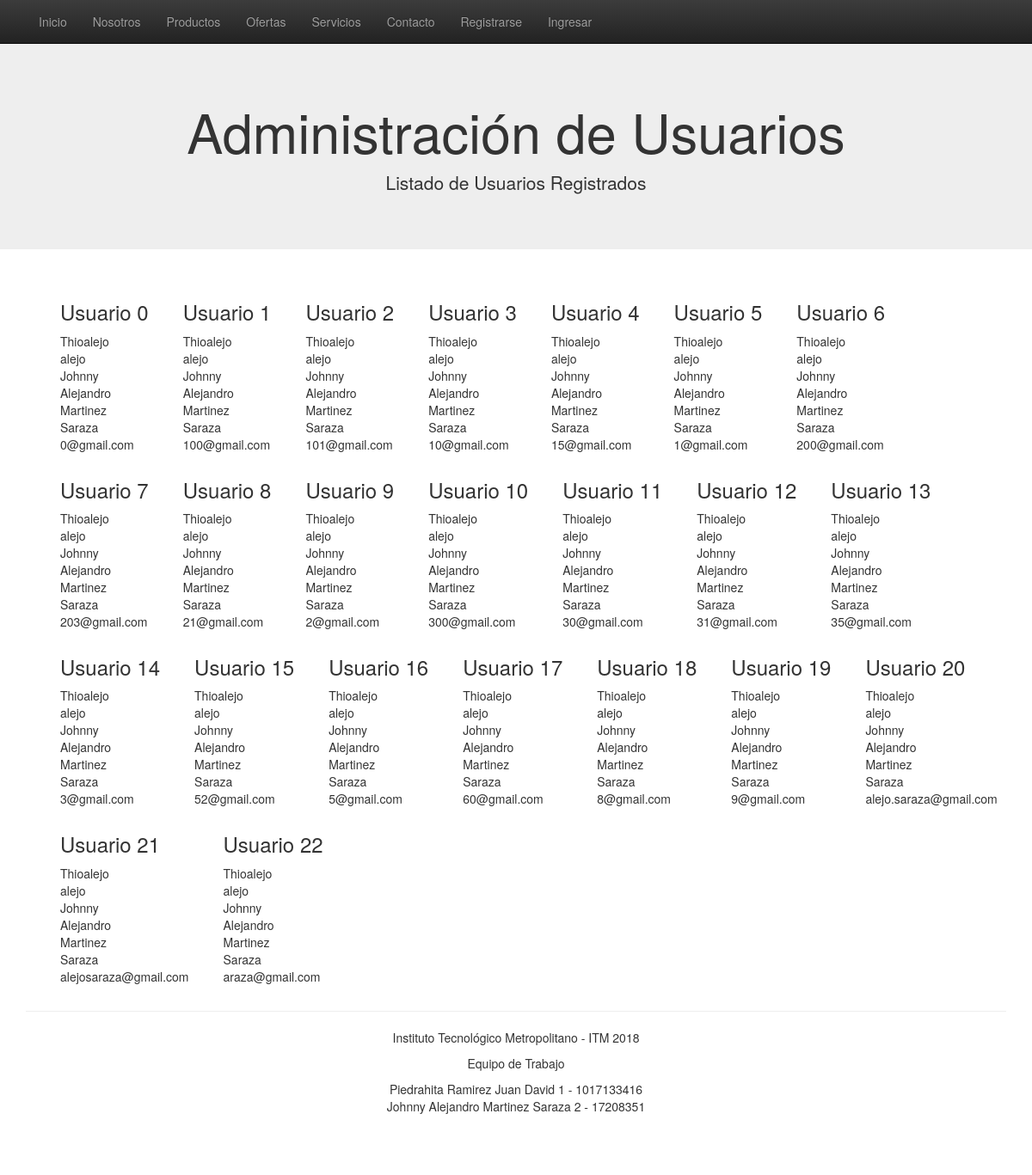
Page /adminuser.php on the committed database.
### tables this page shows
CREATE TABLE `registro` (
  `usuario` varchar(20) NOT NULL,
  `contraseña` varchar(20) NOT NULL,
  `primer_nombre` varchar(50) NOT NULL,
  `segundo_nombre` varchar(50) DEFAULT NULL,
  `primer_apellido` varchar(50) NOT NULL,
  `segundo_apellido` varchar(50) DEFAULT NULL,
  `email` varchar(50) NOT NULL,
  PRIMARY KEY (`email`)
);

### includes/connection.php (called while the page is built, shortened)
<?php
class Connection extends MySQLi
{
	public $estado;
	function __construct()
	{
		return $this->estado;
	}
}
?>

### includes/clases.php (called while the page is built, shortened)
<?php
include 'connection.php';
  class Registro {
	    function __construct() {
	      $this->db = new Connection();
	    }
		function consultarTodo(){
			$sql = ("SELECT * FROM registro");
			$stmt = $this->db->query($sql);
			$stmt = $stmt->fetch_all();
			if ($stmt) {
			    return $this->stmt = $stmt;
			} else {
			    return $this->stmt = "Error";
			}
		}
	}
?>

### includes/alumnos.php (called while the page is built, shortened)
<?php
$alumno1='Piedrahita Ramirez Juan David 1    - 1017133416';
$alumno2='Johnny Alejandro Martinez Saraza 2 - 17208351';
?>

### adminuser.php (the view, shortened to what this page needs)
<?php
	$Page = 'adminuser';
	include ('includes/header.php');
	$consultar = new Registro();
	$usuarios = $consultar->consultarTodo();
?>
    <div class="jumbotron">
      <div class="container container text-center">
        <h1>Administración de Usuarios</h1>
        <p>Listado de Usuarios Registrados</p>
      </div>
    </div>
<div class="container">
	<p class="text-center">
		<div>
			<?php
			 $longitud = count($usuarios);
				for($i=0; $i<$longitud; $i++) {
					echo '<div> <ul style="float: left;">';
					echo '<h3>Usuario '.$i.'</h3>';
					$longitud1 = count($usuarios[$i]);
					for($j=0; $j<$longitud1; $j++) {
					    echo '<tr>'.$usuarios[$i][$j].'</tr> <br>';
					}
					echo '</ul></div>';
				}
			 ?>
		 </div>
	</p>
</div>
<?php
include ('includes/footer.php');
?>

### includes/header.php (shortened to what this page needs)
<?php
require ('includes/clases.php');
?>
<!doctype html>
 <html class="no-js" lang="">
    <head>
        <link rel="stylesheet" href="css/bootstrap.min.css">
        <link rel="stylesheet" href="css/bootstrap-theme.min.css">
        <link rel="stylesheet" href="css/main.css">
    </head>
    <body>
    <nav class="navbar navbar-inverse navbar-fixed-top" role="navigation">
      <div class="container">
        <div class="navbar-header">
            <ul class="nav navbar-nav">
                <li class="<?php if ($Page =='inicio'){ echo 'active';} ?>"><a href="index.php">Inicio</a></li>
                <li class="<?php if ($Page =='nosotros'){ echo 'active';} ?>"><a href="#">Nosotros</a></li>
                <li class="<?php if ($Page =='productos'){ echo 'active';} ?>"><a href="">Productos</a></li>
                <li class="<?php if ($Page =='ofertas'){ echo 'active';} ?>"><a href="#">Ofertas</a></li>
                <li class="<?php if ($Page =='servicios'){ echo 'active';} ?>"><a href="#">Servicios</a></li>
                <li class="<?php if ($Page =='contacto'){ echo 'active';} ?>"><a href="#">Contacto</a></li>
                <?php
                 if(!isset($_SESSION['login']) || $_SESSION['login'] == "no" || empty($_SESSION['login'])){
                ?>
                    <li class="<?php if ($Page =='registro'){ echo 'active';} ?>"><a href="registro.php">Registrarse</a></li>
                    <li class="<?php if ($Page =='ingreso'){ echo 'active';} ?>"><a href="ingresar.php">Ingresar</a></li>
                <?php
                }
                ?>
            </ul>
        </div>
    </nav>

### includes/footer.php (shortened to what this page needs)
    <div class="container">
      <hr>
      <footer>
        <div class="text-center" >
        <p center>Instituto Tecnológico Metropolitano - ITM 2018</p>
        <p>Equipo de Trabajo</p>
        <p>
          <?php
            include('alumnos.php');
            echo "$alumno1 <br> $alumno2 <br> $alumno3 <br> $alumno4 <br>";
          ?>
        </p>
        </div>
      </footer>
    </div>         <script src="//ajax.googleapis.com/ajax/libs/jquery/1.11.2/jquery.min.js"></script>
    </body>
</html>

### includes/header.php (style rules this page uses)
body { padding-top: 50px; padding-bottom: 20px; }

### rows in the picture
registro: usuario "Thioalejo", contraseña "alejo", primer_nombre "Johnny", segundo_nombre "Alejandro", primer_apellido "Martinez", segundo_apellido "Saraza", email "0@gmail.com"
registro: usuario "Thioalejo", contraseña "alejo", primer_nombre "Johnny", segundo_nombre "Alejandro", primer_apellido "Martinez", segundo_apellido "Saraza", email "100@gmail.com"
registro: usuario "Thioalejo", contraseña "alejo", primer_nombre "Johnny", segundo_nombre "Alejandro", primer_apellido "Martinez", segundo_apellido "Saraza", email "101@gmail.com"
registro: usuario "Thioalejo", contraseña "alejo", primer_nombre "Johnny", segundo_nombre "Alejandro", primer_apellido "Martinez", segundo_apellido "Saraza", email "10@gmail.com"
registro: usuario "Thioalejo", contraseña "alejo", primer_nombre "Johnny", segundo_nombre "Alejandro", primer_apellido "Martinez", segundo_apellido "Saraza", email "15@gmail.com"
registro: usuario "Thioalejo", contraseña "alejo", primer_nombre "Johnny", segundo_nombre "Alejandro", primer_apellido "Martinez", segundo_apellido "Saraza", email "1@gmail.com"
registro: usuario "Thioalejo", contraseña "alejo", primer_nombre "Johnny", segundo_nombre "Alejandro", primer_apellido "Martinez", segundo_apellido "Saraza", email "200@gmail.com"
registro: usuario "Thioalejo", contraseña "alejo", primer_nombre "Johnny", segundo_nombre "Alejandro", primer_apellido "Martinez", segundo_apellido "Saraza", email "203@gmail.com"
registro: usuario "Thioalejo", contraseña "alejo", primer_nombre "Johnny", segundo_nombre "Alejandro", primer_apellido "Martinez", segundo_apellido "Saraza", email "21@gmail.com"
registro: usuario "Thioalejo", contraseña "alejo", primer_nombre "Johnny", segundo_nombre "Alejandro", primer_apellido "Martinez", segundo_apellido "Saraza", email "2@gmail.com"
registro: usuario "Thioalejo", contraseña "alejo", primer_nombre "Johnny", segundo_nombre "Alejandro", primer_apellido "Martinez", segundo_apellido "Saraza", email "300@gmail.com"
registro: usuario "Thioalejo", contraseña "alejo", primer_nombre "Johnny", segundo_nombre "Alejandro", primer_apellido "Martinez", segundo_apellido "Saraza", email "30@gmail.com"
registro: usuario "Thioalejo", contraseña "alejo", primer_nombre "Johnny", segundo_nombre "Alejandro", primer_apellido "Martinez", segundo_apellido "Saraza", email "31@gmail.com"
registro: usuario "Thioalejo", contraseña "alejo", primer_nombre "Johnny", segundo_nombre "Alejandro", primer_apellido "Martinez", segundo_apellido "Saraza", email "35@gmail.com"
registro: usuario "Thioalejo", contraseña "alejo", primer_nombre "Johnny", segundo_nombre "Alejandro", primer_apellido "Martinez", segundo_apellido "Saraza", email "3@gmail.com"
registro: usuario "Thioalejo", contraseña "alejo", primer_nombre "Johnny", segundo_nombre "Alejandro", primer_apellido "Martinez", segundo_apellido "Saraza", email "52@gmail.com"
registro: usuario "Thioalejo", contraseña "alejo", primer_nombre "Johnny", segundo_nombre "Alejandro", primer_apellido "Martinez", segundo_apellido "Saraza", email "5@gmail.com"
registro: usuario "Thioalejo", contraseña "alejo", primer_nombre "Johnny", segundo_nombre "Alejandro", primer_apellido "Martinez", segundo_apellido "Saraza", email "60@gmail.com"
registro: usuario "Thioalejo", contraseña "alejo", primer_nombre "Johnny", segundo_nombre "Alejandro", primer_apellido "Martinez", segundo_apellido "Saraza", email "8@gmail.com"
registro: usuario "Thioalejo", contraseña "alejo", primer_nombre "Johnny", segundo_nombre "Alejandro", primer_apellido "Martinez", segundo_apellido "Saraza", email "9@gmail.com"
registro: usuario "Thioalejo", contraseña "alejo", primer_nombre "Johnny", segundo_nombre "Alejandro", primer_apellido "Martinez", segundo_apellido "Saraza", email "alejo.saraza@gmail.com"
registro: usuario "Thioalejo", contraseña "alejo", primer_nombre "Johnny", segundo_nombre "Alejandro", primer_apellido "Martinez", segundo_apellido "Saraza", email "alejosaraza@gmail.com"
registro: usuario "Thioalejo", contraseña "alejo", primer_nombre "Johnny", segundo_nombre "Alejandro", primer_apellido "Martinez", segundo_apellido "Saraza", email "araza@gmail.com"

### other values in the picture
$alumno1 "Piedrahita Ramirez Juan David 1 - 1017133416"
$alumno2 "Johnny Alejandro Martinez Saraza 2 - 17208351"
